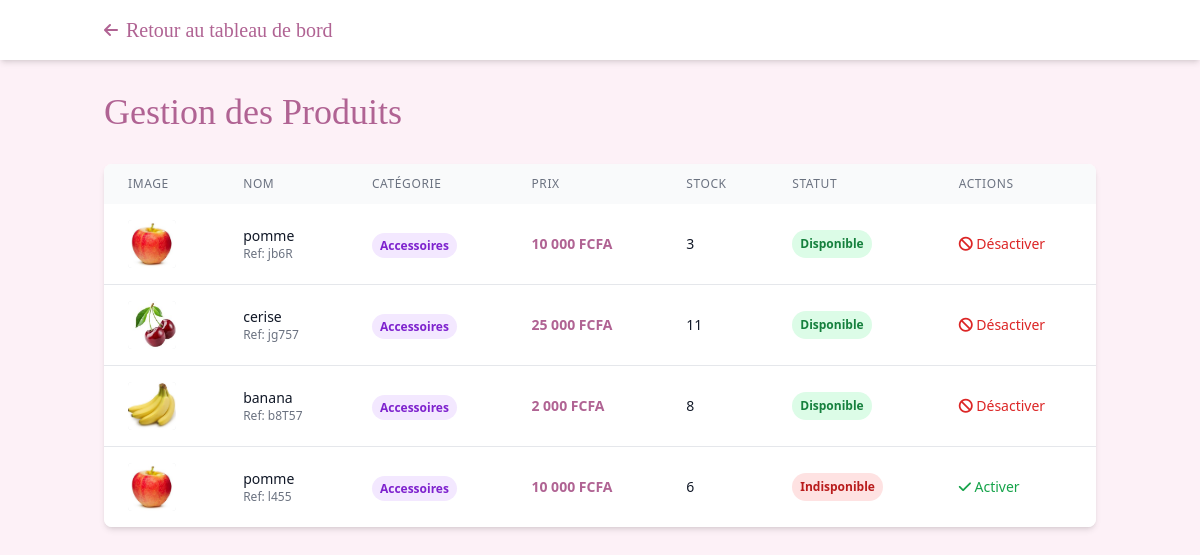
/admin/products.php (signed in), run on the app's committed database.
### tables this page shows
CREATE TABLE `categories` (
  `id` int(11) NOT NULL,
  `name` varchar(100) NOT NULL,
  `description` text DEFAULT NULL,
  `icon` varchar(50) DEFAULT NULL,
  `status` enum('active','inactive') DEFAULT 'active',
  `created_at` timestamp NOT NULL DEFAULT current_timestamp(),
  `updated_at` timestamp NOT NULL DEFAULT current_timestamp() ON UPDATE current_timestamp()
);

### admin/products.php (the view, shortened to what this page needs)
<?php
include '../config/db.php';
$products = [];
try {
    $stmt = $bdd->query("
        SELECT p.*, c.name as categorie_nom
        FROM produits p
        LEFT JOIN categories c ON p.categorie_id = c.id
        ORDER BY p.created_at DESC
    ");
    $products = $stmt->fetchAll(PDO::FETCH_ASSOC);
} catch (Exception $e) {
    $products = [];
}
?>
<!DOCTYPE html>
<html lang="fr">
<head>
    <script src="https://cdn.tailwindcss.com"></script>
    <link href="https://cdnjs.cloudflare.com/ajax/libs/font-awesome/6.0.0/css/all.min.css" rel="stylesheet">
</head>
<body class="bg-[#fdf1f7] min-h-screen">
    <header class="bg-white shadow-md sticky top-0 z-50">
        <div class="container mx-auto px-4 py-4">
            <div class="flex items-center justify-between">
                <a href="dashboard.php" class="flex items-center space-x-2">
                    <i class="fas fa-arrow-left text-[#b06393]"></i>
                    <span class="text-xl font-serif text-[#b06393]">Retour au tableau de bord</span>
                </a>
            </div>
        </div>
    </header>
    <div class="container mx-auto px-4 py-8">
        <div class="max-w-7xl mx-auto">
            <h1 class="text-4xl font-serif text-[#b06393] mb-8">Gestion des Produits</h1>
            <div class="bg-white rounded-lg shadow-md overflow-hidden">
                <div class="overflow-x-auto">
                    <table class="w-full">
                        <thead class="bg-gray-50">
                            <tr>
                                <th class="px-6 py-3 text-left text-xs font-medium text-gray-500 uppercase tracking-wider">Image</th>
                                <th class="px-6 py-3 text-left text-xs font-medium text-gray-500 uppercase tracking-wider">Nom</th>
                                <th class="px-6 py-3 text-left text-xs font-medium text-gray-500 uppercase tracking-wider">Catégorie</th>
                                <th class="px-6 py-3 text-left text-xs font-medium text-gray-500 uppercase tracking-wider">Prix</th>
                                <th class="px-6 py-3 text-left text-xs font-medium text-gray-500 uppercase tracking-wider">Stock</th>
                                <th class="px-6 py-3 text-left text-xs font-medium text-gray-500 uppercase tracking-wider">Statut</th>
                                <th class="px-6 py-3 text-left text-xs font-medium text-gray-500 uppercase tracking-wider">Actions</th>
                            </tr>
                        </thead>
                        <tbody class="bg-white divide-y divide-gray-200">
                            <?php foreach ($products as $product): ?>
                                <tr class="hover:bg-gray-50">
                                    <td class="px-6 py-4 whitespace-nowrap">
                                        <div class="h-12 w-12 bg-gray-200 rounded overflow-hidden">
                                            <?php if (!empty($product['image_url'])): ?>
                                                <img src="../<?= htmlspecialchars($product['image_url']) ?>"
                                                     alt="<?= htmlspecialchars($product['nom']) ?>"
                                                     class="h-full w-full object-cover">
                                            <?php else: ?>
                                                <i class="fas fa-image text-gray-400 text-2xl flex items-center justify-center h-full"></i>
                                            <?php endif; ?>
                                        </div>
                                    </td>
                                    <td class="px-6 py-4 whitespace-nowrap">
                                        <div class="text-sm font-medium text-gray-900"><?= htmlspecialchars($product['nom']) ?></div>
                                        <?php if (!empty($product['reference'])): ?>
                                            <div class="text-xs text-gray-500">Ref: <?= htmlspecialchars($product['reference']) ?></div>
                                        <?php endif; ?>
                                    </td>
                                    <td class="px-6 py-4 whitespace-nowrap">
                                        <?php if (!empty($product['categorie_nom'])): ?>
                                            <span class="px-2 py-1 text-xs font-semibold rounded-full bg-purple-100 text-purple-700">
                                                <?= htmlspecialchars($product['categorie_nom']) ?>
                                            </span>
                                        <?php else: ?>
                                            <span class="text-gray-400">-</span>
                                        <?php endif; ?>
                                    </td>
                                    <td class="px-6 py-4 whitespace-nowrap">
                                        <div class="text-sm font-bold text-[#b06393]">
                                            <?= number_format($product['prix'], 0, ',', ' ') ?> FCFA
                                        </div>
                                    </td>
                                    <td class="px-6 py-4 whitespace-nowrap">
                                        <div class="text-sm text-gray-900"><?= $product['stock'] ?></div>
                                    </td>
                                    <td class="px-6 py-4 whitespace-nowrap">
                                        <span class="px-2 py-1 inline-flex text-xs leading-5 font-semibold rounded-full <?= ($product['disponible'] ?? 1) ? 'bg-green-100 text-green-700' : 'bg-red-100 text-red-700' ?>">
                                            <?= ($product['disponible'] ?? 1) ? 'Disponible' : 'Indisponible' ?>
                                        </span>
                                    </td>
                                    <td class="px-6 py-4 whitespace-nowrap text-sm font-medium">
                                        <form method="POST" class="inline">
                                            <?php if ($product['disponible'] ?? 1): ?>
                                                <button type="submit" name="action" value="deactivate" class="text-red-600 hover:text-red-900">
                                                    <i class="fas fa-ban"></i> Désactiver
                                                </button>
                                            <?php else: ?>
                                                <button type="submit" name="action" value="activate" class="text-green-600 hover:text-green-900">
                                                    <i class="fas fa-check"></i> Activer
                                                </button>
                                            <?php endif; ?>
                                        </form>
                                    </td>
                                </tr>
                            <?php endforeach; ?>
                        </tbody>
                    </table>
                </div>
            </div>
        </div>
    </div>
</body>
</html>

### data on the page
categories: shows a picture, nom "pomme", reference "jb6R", name "Accessoires", prix "10 000", stock "3", shows "Disponible", shows "Désactiver", nom "cerise", reference "jg757", prix "25 000", stock "11", nom "banana", reference "b8T57", prix "2 000", stock "8", reference "l455", stock "6"
